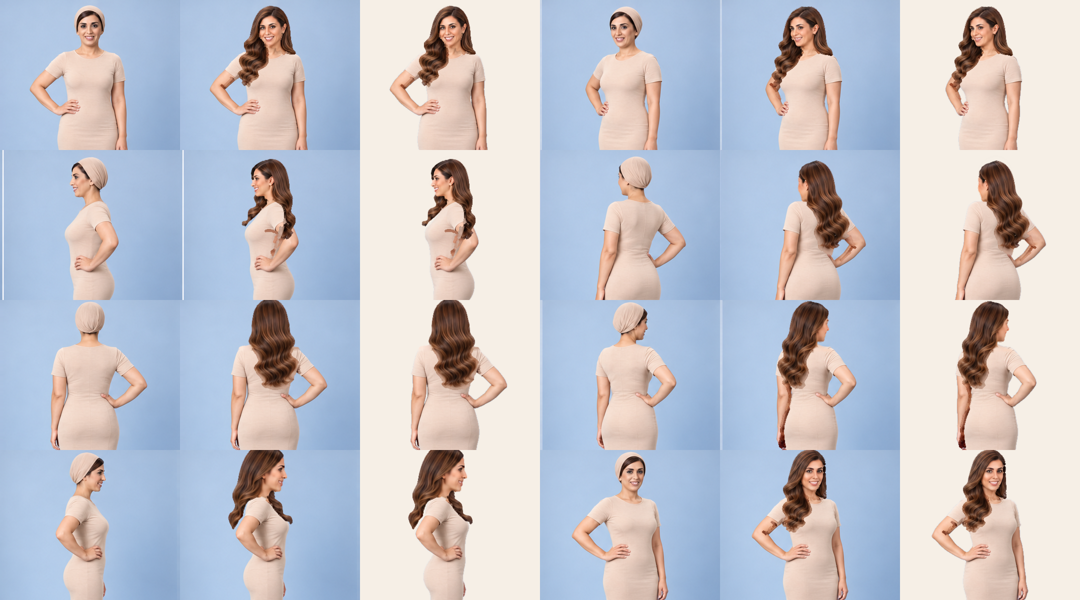
#> input picture closet/avatar8/new2/wig_v3/out/all.png, 1080 x 600 px, given in place of c1.png, which was not available
$ python uncover.py
#> lines starting #> are read from the running program, lines starting #| are printed output that depends on the picture; after the words box and inside, x2 and y2 are one past the last pixel; in counts of white or black regions, pixels touching at a corner belong together; pictures that were not available may be replaced by others from this repository, and a replacement may not be noted
# where GPT moved a limb when it dressed her (the lace sleeve sits higher than the doll's bare arm), the doll's own arm sticks out
# from under the garment. Those pixels are backdrop in the GPT frame but body on the doll: copy the GPT backdrop into the layer, so the old arm is hidden.
# usage: cd <item>; python3 ../uncover.py   (edits work/d<i>.png in place; run after hemclean, before lace.py / rimclean)
import numpy as np
from PIL import Image
from scipy import ndimage as ndi
FR='/home/claude/sara-closet/closet/avatar8/new2/frames/'
for i in range(1,9):
    b=np.asarray(Image.open(f'{FR}c{i}.png').convert('RGB')).astype(float);g=np.asarray(Image.open(f'out/{i}.png').convert('RGB')).astype(float)
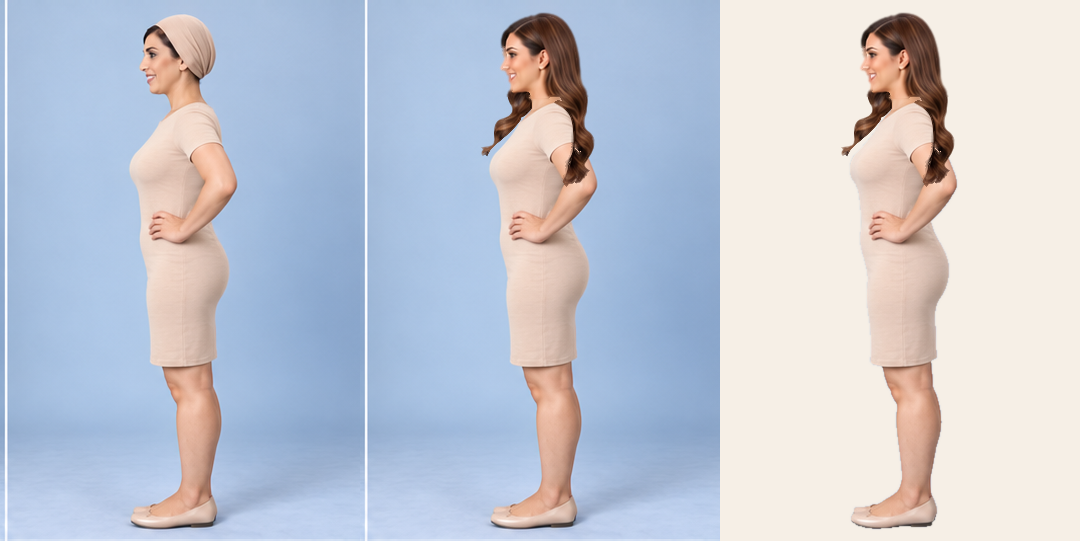
#> input picture closet/avatar8/new2/wig_v3/out/cmp3.png, 1080 x 541 px, given in place of 1.png, which was not available
    L=np.asarray(Image.open(f'work/d{i}.png').convert('RGBA')).copy()
    edge=np.concatenate([g[:,:10],g[:,-10:]],axis=1);bg=np.median(edge,axis=1)
#> after `edge = np.concatenate([g[:, :10], g[:, -10:]], axis=1)`:
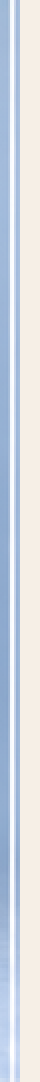
#> edge: shape (541, 20, 3) float64 (shown 2 times larger); mean R, G, B 213.7, 219.6, 227.6
#> after `bg = np.median(edge, axis=1)`: bg = 541 rows, first 8: [246, 239, 230], [246, 239, 230], [246, 239, 230], [246, 239, 230], [246, 239, 230], [246, 239, 230], [246, 239, 230], [246, 239, 230]
    gbg=np.sqrt(((g-bg[:,None,:])**2).sum(2))<=22;bbody=np.sqrt(((b-bg[:,None,:])**2).sum(2))>30
#> after `gbg = np.sqrt(((g - bg[:, None, :]) ** 2).sum(2)) <= 22`:
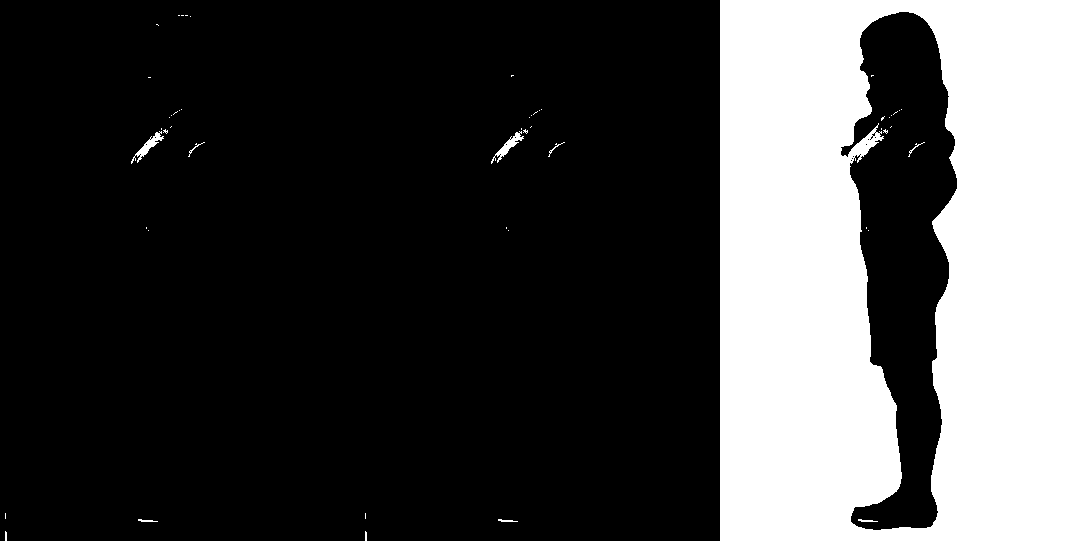
#> gbg: shape (541, 1080) bool; 27.4% white; 52 white regions (43 under 20 px), largest, box (x1, y1, x2, y2) and area: (720, 0, 1080, 541) 159467, (131, 131, 164, 164) 266, (491, 131, 524, 164) 266
#> (the run stopped early here; a loop or call above may not have finished)
